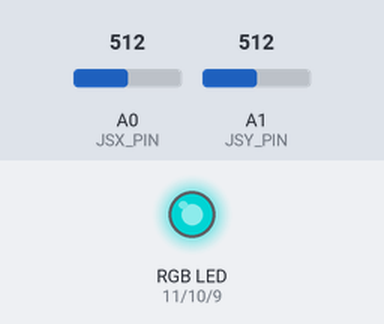
A sketch run on a simulated Arduino Uno, built with avr-gcc and run on an emulated ATmega328P. On the bench: an RGB LED mixed from three pins (HIGH = lit). Inputs (shaded band) come from the test bench; at power-on: A0 (JSX_PIN) = 512, A1 (JSY_PIN) = 512. Dim RGB values are drawn brighter than linear.

Above: at 1.2 s.
1.3 s: A0 (JSX_PIN) set to 716
At 2.4 s:
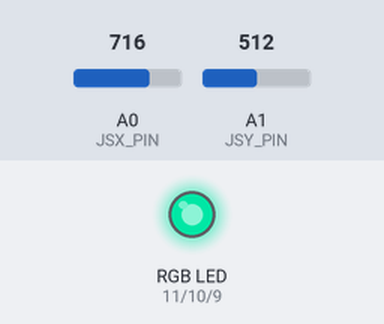
2.8 s: A1 (JSY_PIN) set to 716
At 3.6 s:
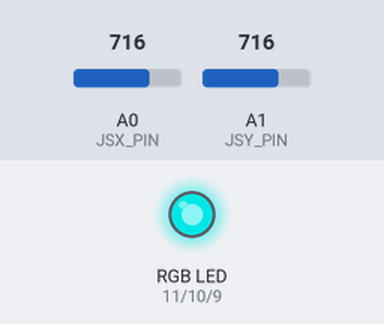
4.3 s: A0 (JSX_PIN) set to 900
At 4.9 s:
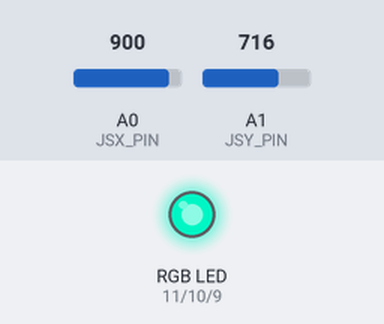
5.8 s: A1 (JSY_PIN) set to 900
At 6.2 s:
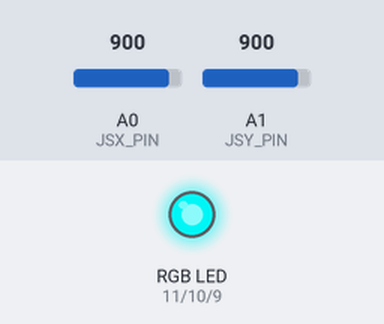
7.3 s: A0 (JSX_PIN) set to 511
At 8.5 s:
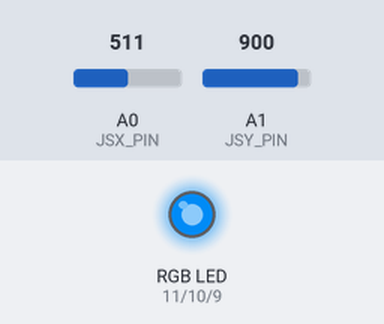
8.8 s: A1 (JSY_PIN) set to 122
At 9.9 s:
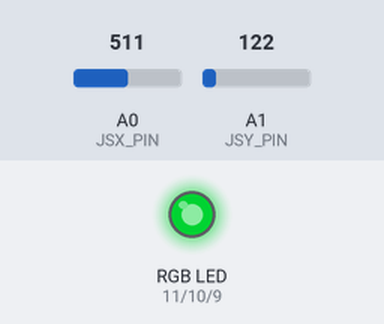
Timing chart, 0 to 11.3 s (numbered marks = the images above; inputs shaded):
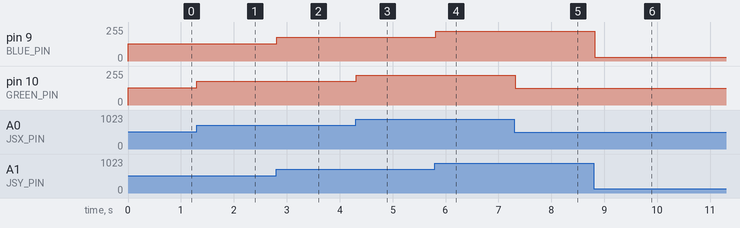

Measured:
- after the input at 1.3 s, pin 10 (GREEN_PIN): 128/255 → 179/255 at once
- after the input at 2.8 s, pin 9 (BLUE_PIN): 128/255 → 179/255 at once
- after the input at 4.3 s, pin 10 (GREEN_PIN): 179/255 → 225/255 at once
- after the input at 5.8 s, pin 9 (BLUE_PIN): 179/255 → 225/255 at once
- after the input at 7.3 s, pin 10 (GREEN_PIN): 225/255 → 127/255 at once
- after the input at 8.8 s, pin 9 (BLUE_PIN): 225/255 → 30/255 at once

The sketch:

project6.0.ino
```cpp
#include "arduino_secrets.h"

#define JSX_PIN  A0
#define JSY_PIN  A1

#define RED_PIN 11
#define GREEN_PIN 10
#define BLUE_PIN 9

int delayStep = 100;

int xVal = 0;
int yVal = 0;

void setup() {
  pinMode(RED_PIN, OUTPUT);
  pinMode(GREEN_PIN, OUTPUT);
  pinMode(BLUE_PIN, OUTPUT);
}

void loop() {
  xVal = analogRead(JSX_PIN) / 4;
  yVal = analogRead(JSY_PIN) / 4;

  setColor(0, xVal, yVal);

  delay(delayStep);
}

void setColor(int redVal, int blueVal, int greenVal){
  analogWrite(RED_PIN, redVal);
  analogWrite(GREEN_PIN, blueVal);
  analogWrite(BLUE_PIN, greenVal);
}
```

arduino_secrets.h
```cpp

```
